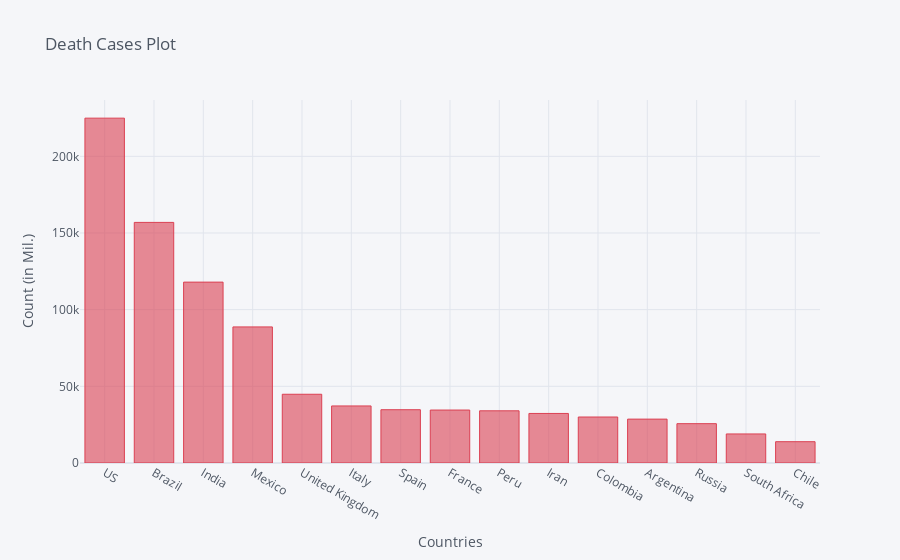

Notebook code cell kept with this figure:
### Code cell
death_df2_plot.iplot(kind='bar', x='Country/Region', y='10/24/20',color='red',
                    title='Death Cases Plot',xTitle='Countries',yTitle='Count (in Mil.)')

### Figure 1 — Plotly figure (JSON) as saved in the notebook; plotly's stock layout.template omitted (floating-point values rounded to 4 significant figures)
{"data": [{"marker": {"color": "rgba(219, 64, 82, 0.6)", "line": {"color": "rgba(219, 64, 82, 1.0)", "width": 1}}, "name": "10/24/20", "orientation": "v", "text": "", "type": "bar", "x": ["US", "Brazil", "India", "Mexico", "United Kingdom", "Italy", "Spain", "France", "Peru", "Iran", "Colombia", "Argentina", "Russia", "South Africa", "Chile"], "y": [224889, 156903, 117956, 88743, 44835, 37210, 34752, 34536, 34033, 32320, 30000, 28613, 25647, 18944, 13892]}], "layout": {"legend": {"bgcolor": "#F5F6F9", "font": {"color": "#4D5663"}}, "paper_bgcolor": "#F5F6F9", "plot_bgcolor": "#F5F6F9", "title": {"font": {"color": "#4D5663"}, "text": "Death Cases Plot"}, "xaxis": {"gridcolor": "#E1E5ED", "showgrid": true, "tickfont": {"color": "#4D5663"}, "title": {"font": {"color": "#4D5663"}, "text": "Countries"}, "zerolinecolor": "#E1E5ED"}, "yaxis": {"gridcolor": "#E1E5ED", "showgrid": true, "tickfont": {"color": "#4D5663"}, "title": {"font": {"color": "#4D5663"}, "text": "Count (in Mil.)"}, "zerolinecolor": "#E1E5ED"}}}
